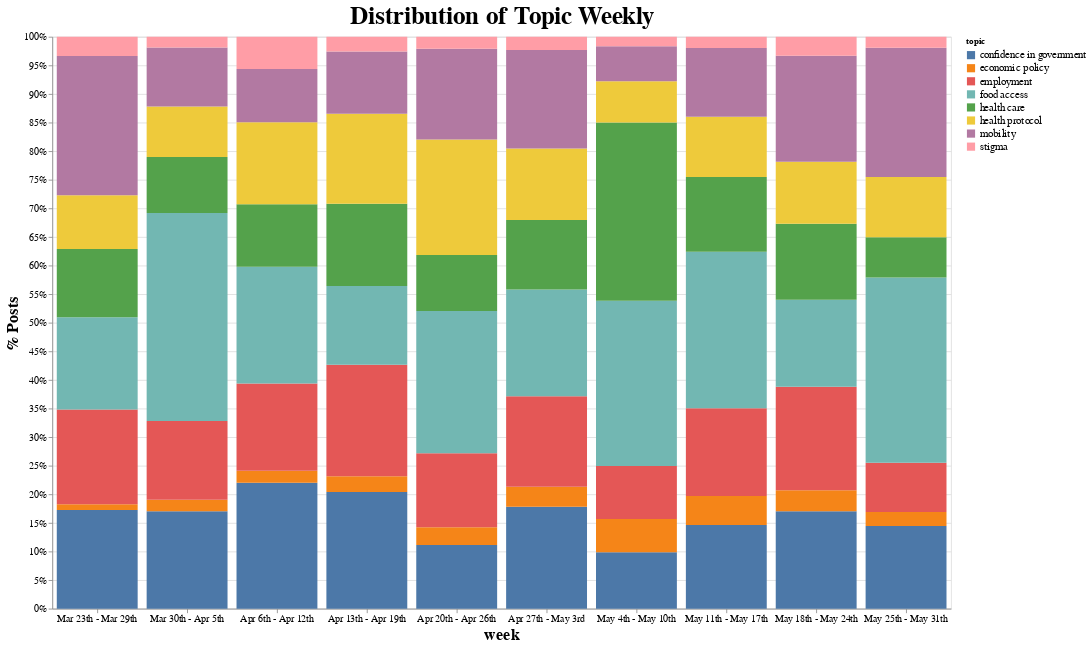

The code cell stored with this chart in its notebook:
### Code cell
alt.Chart(source).mark_bar().encode(
    x = alt.X('week',sort=['Jan 1st - Jan 5th','Jan 6th - Jan 12th','Jan 13th - Jan 19th','Jan 20th - Jan 26th','Jan 27th - Feb 2nd','Feb 3rd - Feb 9th','Feb 10th - Feb 16th','Feb 17th - Feb 23th','Feb 24th - Mar 1st','Mar 2nd - Mar 8th','Mar 9th - Mar 15th','Mar 16th - Mar 22th','Mar 23th - Mar 29th','Mar 30th - Apr 5th','Apr 6th - Apr 12th','Apr 13th - Apr 19th','Apr 20th - Apr 26th','Apr 27th - May 3rd','May 4th - May 10th','May 11th - May 17th']),
    y = alt.Y('news count',stack="normalize", axis=alt.Axis(format='%'), title = '% Posts'),
    color = 'topic',
    order = alt.Order('topic',sort='ascending')
).properties(
    width=1100,
    height=700,
    title='Distribution of Topic Weekly'
).configure_axis(
    labelFontSize=12,
    titleFontSize=20
).configure_title(
    fontSize=30
).configure_legend(
    labelFontSize=13
).configure_axisX(
    labelAngle = 0
)

### Figure 1 — Vega-Lite specification as saved in the notebook (floating-point values rounded to 4 significant figures)
{"config": {"view": {"continuousWidth": 400, "continuousHeight": 300}, "axis": {"labelFontSize": 12, "titleFontSize": 20}, "axisX": {"labelAngle": 0}, "legend": {"labelFontSize": 13}, "title": {"fontSize": 30}}, "data": {"name": "data-05902bd8a81b75aaf922a940a484f950"}, "mark": "bar", "encoding": {"color": {"type": "nominal", "field": "topic"}, "order": {"type": "nominal", "field": "topic", "sort": "ascending"}, "x": {"type": "nominal", "field": "week", "sort": ["Jan 1st - Jan 5th", "Jan 6th - Jan 12th", "Jan 13th - Jan 19th", "Jan 20th - Jan 26th", "Jan 27th - Feb 2nd", "Feb 3rd - Feb 9th", "Feb 10th - Feb 16th", "Feb 17th - Feb 23th", "Feb 24th - Mar 1st", "Mar 2nd - Mar 8th", "Mar 9th - Mar 15th", "Mar 16th - Mar 22th", "Mar 23th - Mar 29th", "Mar 30th - Apr 5th", "Apr 6th - Apr 12th", "Apr 13th - Apr 19th", "Apr 20th - Apr 26th", "Apr 27th - May 3rd", "May 4th - May 10th", "May 11th - May 17th"]}, "y": {"type": "quantitative", "axis": {"format": "%"}, "field": "news count", "stack": "normalize", "title": "% Posts"}}, "height": 700, "title": "Distribution of Topic Weekly", "width": 1100, "$schema": "https://vega.github.io/schema/vega-lite/v4.8.1.json", "datasets": {"data-05902bd8a81b75aaf922a940a484f950": [{"week": "Mar 23th - Mar 29th", "topic": "confidence in government", "news count": 2612}, {"week": "Mar 23th - Mar 29th", "topic": "economic policy", "news count": 150}, {"week": "Mar 23th - Mar 29th", "topic": "employment", "news count": 2508}, {"week": "Mar 23th - Mar 29th", "topic": "food access", "news count": 2443}, {"week": "Mar 23th - Mar 29th", "topic": "health care", "news count": 1801}, {"week": "Mar 23th - Mar 29th", "topic": "health protocol", "news count": 1427}, {"week": "Mar 23th - Mar 29th", "topic": "mobility", "news count": 3679}, {"week": "Mar 23th - Mar 29th", "topic": "stigma", "news count": 512}, {"week": "Mar 30th - Apr 5th", "topic": "confidence in government", "news count": 15363}, {"week": "Mar 30th - Apr 5th", "topic": "economic policy", "news count": 1797}, {"week": "Mar 30th - Apr 5th", "topic": "employment", "news count": 12409}, {"week": "Mar 30th - Apr 5th", "topic": "food access", "news count": 32807}, {"week": "Mar 30th - Apr 5th", "topic": "health care", "news count": 8815}, {"week": "Mar 30th - Apr 5th", "topic": "health protocol", "news count": 7968}, {"week": "Mar 30th - Apr 5th", "topic": "mobility", "news count": 9315}, {"week": "Mar 30th - Apr 5th", "topic": "stigma", "news count": 1675}, {"week": "Apr 6th - Apr 12th", "topic": "confidence in government", "news count": 13259}, {"week": "Apr 6th - Apr 12th", "topic": "economic policy", "news count": 1251}, {"week": "Apr 6th - Apr 12th", "topic": "employment", "news count": 9180}, {"week": "Apr 6th - Apr 12th", "topic": "food access", "news count": 12304}, {"week": "Apr 6th - Apr 12th", "topic": "health care", "news count": 6579}, {"week": "Apr 6th - Apr 12th", "topic": "health protocol", "news count": 8632}, {"week": "Apr 6th - Apr 12th", "topic": "mobility", "news count": 5593}, {"week": "Apr 6th - Apr 12th", "topic": "stigma", "news count": 3392}, {"week": "Apr 13th - Apr 19th", "topic": "confidence in government", "news count": 10226}, {"week": "Apr 13th - Apr 19th", "topic": "economic policy", "news count": 1372}, {"week": "Apr 13th - Apr 19th", "topic": "employment", "news count": 9767}, {"week": "Apr 13th - Apr 19th", "topic": "food access", "news count": 6909}, {"week": "Apr 13th - Apr 19th", "topic": "health care", "news count": 7211}, {"week": "Apr 13th - Apr 19th", "topic": "health protocol", "news count": 7884}, {"week": "Apr 13th - Apr 19th", "topic": "mobility", "news count": 5457}, {"week": "Apr 13th - Apr 19th", "topic": "stigma", "news count": 1281}, {"week": "Apr 20th - Apr 26th", "topic": "confidence in government", "news count": 7154}, {"week": "Apr 20th - Apr 26th", "topic": "economic policy", "news count": 1992}, {"week": "Apr 20th - Apr 26th", "topic": "employment", "news count": 8339}, {"week": "Apr 20th - Apr 26th", "topic": "food access", "news count": 16002}, {"week": "Apr 20th - Apr 26th", "topic": "health care", "news count": 6304}, {"week": "Apr 20th - Apr 26th", "topic": "health protocol", "news count": 12972}, {"week": "Apr 20th - Apr 26th", "topic": "mobility", "news count": 10209}, {"week": "Apr 20th - Apr 26th", "topic": "stigma", "news count": 1358}, {"week": "Apr 27th - May 3rd", "topic": "confidence in government", "news count": 8418}, {"week": "Apr 27th - May 3rd", "topic": "economic policy", "news count": 1651}, {"week": "Apr 27th - May 3rd", "topic": "employment", "news count": 7456}, {"week": "Apr 27th - May 3rd", "topic": "food access", "news count": 8824}, {"week": "Apr 27th - May 3rd", "topic": "health care", "news count": 5726}, {"week": "Apr 27th - May 3rd", "topic": "health protocol", "news count": 5907}, {"week": "Apr 27th - May 3rd", "topic": "mobility", "news count": 8129}, {"week": "Apr 27th - May 3rd", "topic": "stigma", "news count": 1100}, {"week": "May 4th - May 10th", "topic": "confidence in government", "news count": 7177}, {"week": "May 4th - May 10th", "topic": "economic policy", "news count": 4238}, {"week": "May 4th - May 10th", "topic": "employment", "news count": 6749}, {"week": "May 4th - May 10th", "topic": "food access", "news count": 21041}, {"week": "May 4th - May 10th", "topic": "health care", "news count": 22692}, {"week": "May 4th - May 10th", "topic": "health protocol", "news count": 5272}, {"week": "May 4th - May 10th", "topic": "mobility", "news count": 4455}, {"week": "May 4th - May 10th", "topic": "stigma", "news count": 1197}, {"week": "May 11th - May 17th", "topic": "confidence in government", "news count": 6755}, {"week": "May 11th - May 17th", "topic": "economic policy", "news count": 2338}, {"week": "May 11th - May 17th", "topic": "employment", "news count": 7086}, {"week": "May 11th - May 17th", "topic": "food access", "news count": 12640}, {"week": "May 11th - May 17th", "topic": "health care", "news count": 6044}, {"week": "May 11th - May 17th", "topic": "health protocol", "news count": 4857}, {"week": "May 11th - May 17th", "topic": "mobility", "news count": 5547}, {"week": "May 11th - May 17th", "topic": "stigma", "news count": 912}, {"week": "May 18th - May 24th", "topic": "confidence in government", "news count": 7910}, {"week": "May 18th - May 24th", "topic": "economic policy", "news count": 1697}, {"week": "May 18th - May 24th", "topic": "employment", "news count": 8395}, {"week": "May 18th - May 24th", "topic": "food access", "news count": 7080}, {"week": "May 18th - May 24th", "topic": "health care", "news count": 6153}, {"week": "May 18th - May 24th", "topic": "health protocol", "news count": 5047}, {"week": "May 18th - May 24th", "topic": "mobility", "news count": 8594}, {"week": "May 18th - May 24th", "topic": "stigma", "news count": 1541}, {"week": "May 25th - May 31th", "topic": "confidence in government", "news count": 8944}, {"week": "May 25th - May 31th", "topic": "economic policy", "news count": 1496}, {"week": "May 25th - May 31th", "topic": "employment", "news count": 5336}, {"week": "May 25th - May 31th", "topic": "food access", "news count": 20033}, {"week": "May 25th - May 31th", "topic": "health care", "news count": 4364}, {"week": "May 25th - May 31th", "topic": "health protocol", "news count": 6505}, {"week": "May 25th - May 31th", "topic": "mobility", "news count": 13976}, {"week": "May 25th - May 31th", "topic": "stigma", "news count": 1192}]}}
